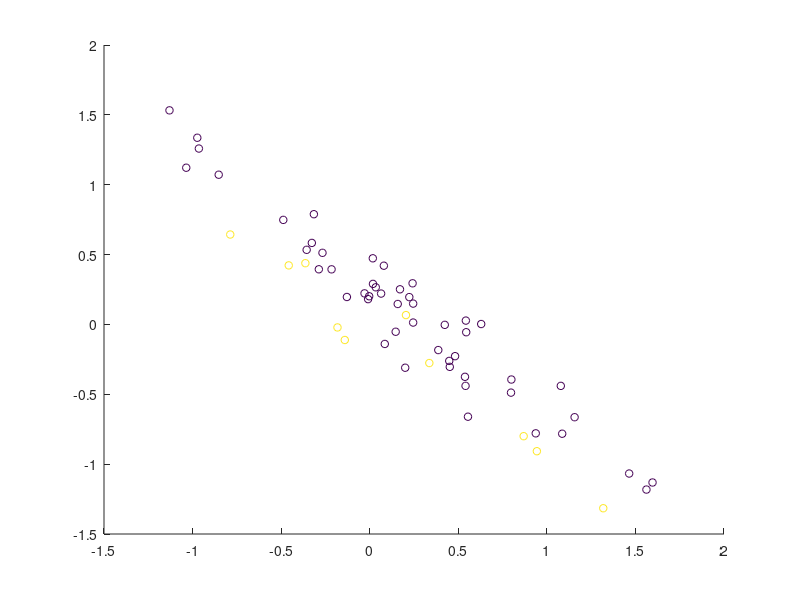

MATLAB code to generate this figure: (Note: this script raises an error after producing the figure.)
% This script is a demo showing some simple decoding on simulated toy data.
% The toy data are simple matlab matrices and no "real" fMRI or EEG data.

fpath = fileparts(fileparts(mfilename('fullpath')));
addpath(fpath)

clear all
dbstop if error % if something goes wrong

%% Set the output directory where data will be saved
% cfg.results.dir = % e.g. 'toyresults'
cfg.results.write = 0; % no results are written to disk


%% generate some toy data
% define number of "runs" and center means
nruns = 10; % lets simulate we have n runs
set2.mean = [0 0];
set1.mean = [.2 .2]; % should have the same dim as set1, otherwise it wont work (and would not make sense, either)

set1.fact = 5
set2.fact = 1

l1 = -1;
l2 = 1;

% data on two shifted lines
labels = [l1 * ones(set1.fact, 1); l2 * ones(set2.fact, 1)];
labels = repmat(labels, nruns, 1);

% set generate point clouds
noise_covariance = .1; % 0: all along one line
signal_covariance = 1; % 0: all on one spot
r = pi/4; % rotation from 0 .. 2pi

%% generate data
clear data data1 data2
data1(:,1) = [set1.mean(1) + randn(set1.fact * nruns, 1) * noise_covariance];
data1(:,2) = [set1.mean(2) + randn(set1.fact * nruns, 1) * signal_covariance];
data(labels == l1, :) = data1;

data2(:,1) = [set2.mean(1) + randn(set2.fact * nruns, 1) * noise_covariance];
data2(:,2) = [set2.mean(2) + randn(set2.fact * nruns, 1) * signal_covariance];
data(labels == l2, :) = data2;

% scatter(data(:, 1), data(:,2), 20, labels+2)
% xlim([-1 3])

%% rotate data
data = data * [cos(r) sin(r); -sin(r) cos(r)];
% hold all
% scatter(data(:, 1), data(:,2), 20, labels)

%% add data description
% save labels
cfg.files.label = labels;

% save run number
cfg.files.step = [];
for ri = 1:nruns
    curr_run = ri * ones(set1.fact + set2.fact ,1);
    cfg.files.step = [cfg.files.step curr_run] ;
end

% save a description
for ifile = 1:length(cfg.files.label)
    cfg.files.name(ifile) = {sprintf('class%i_run%i', cfg.files.label(ifile), cfg.files.step(ifile))};
end

% add an empty mask
cfg.files.mask = '';

%% plot the data (if 2d)
if size(data, 2) == 2
    scatter(data(:, 1), data(:, 2), 30, cfg.files.label + min(cfg.files.label));
end

%% Prepare data for passing
pass_data.data = data;
pass_data.mask_index = 1:size(data, 2); % use all voxels
pass_data.files = cfg.files;
pass_data.hdr = ''; % we don't need a header, because we don't write img-files as output (but mat-files)
pass_data.dim = [length(set1.mean), 1, 1]; % add dimension information of the original data
% passed_data.voxelsize = [1 1 1];


%% Add defaults for the remaining parameters that we did not specify
cfg = decoding_defaults(cfg);

% Set the analysis that should be performed (here we only want to do 1
% decoding)
cfg.analysis = 'wholebrain';
cfg.results.output = {'accuracy', 'model_parameters'}; % add if you want to see the model

%% Nothing needs to be changed below for a standard leave-one-run out cross validation analysis.
% Create a leave-one-run-out cross validation design:
cfg.design = make_design_cv(cfg); 
display_design(cfg);

%% Decoding Parameters

% default: -s 0 -t 0 -c 1 -b 0 -q

% if we use weights, these must be inverse to the amount of data
% e.g., if we use 5 times as much examples for class 1, we need
%   -w-1 1 -w1 5
% so in the example here, we just use .fact of the other set

legstr = {'data'}; % caption for legend

for use_correct_weights = 0:1
    if use_correct_weights
        display('Using correct (balanced) weights')
        weight_str = ['-w-1 ' int2str(set2.fact) ' -w1 ' int2str(set1.fact)];
    else
        display('Using equal weights')
        weight_str = ['-w-1 1 -w1 1'];
    end


    cfg.decoding.train.classification.model_parameters = ['-s 0 -t 0 -c 1000 -b 0 ' weight_str  ' -q'];
    disp(['cfg.decoding.train.classification.model_parameters = ' cfg.decoding.train.classification.model_parameters])
    cfg.design.unbalanced_data = 'ok';
    disp(['cfg.design.unbalanced_data = ' cfg.design.unbalanced_data]);

    %% Run decoding
    [results, cfg] = decoding(cfg, pass_data);

    %% Print decision boundary in figure
    if isfield(results, 'model_parameters')
        svm_model = results.model_parameters.output(1).model(1); % get the model of the first SVM
        [X, Y] = meshgrid(min(data(:)):.11:max(data(:)));
        Z = X;
        [predicted, acc, decision_values] = svmpredict(zeros(size(X(:))),[X(:), Y(:)],svm_model,cfg.decoding.test.classification.model_parameters);
        Z(:) = decision_values;
        
        if use_correct_weights
            linespec = '-';
        else
            linespec = ':';
        end
        
        hold on
        contour(X,Y,Z, -1:1, linespec);
        hold off
    end
    legstr(end+1) = {weight_str};
    legend(legstr)
end

dbclear if error
